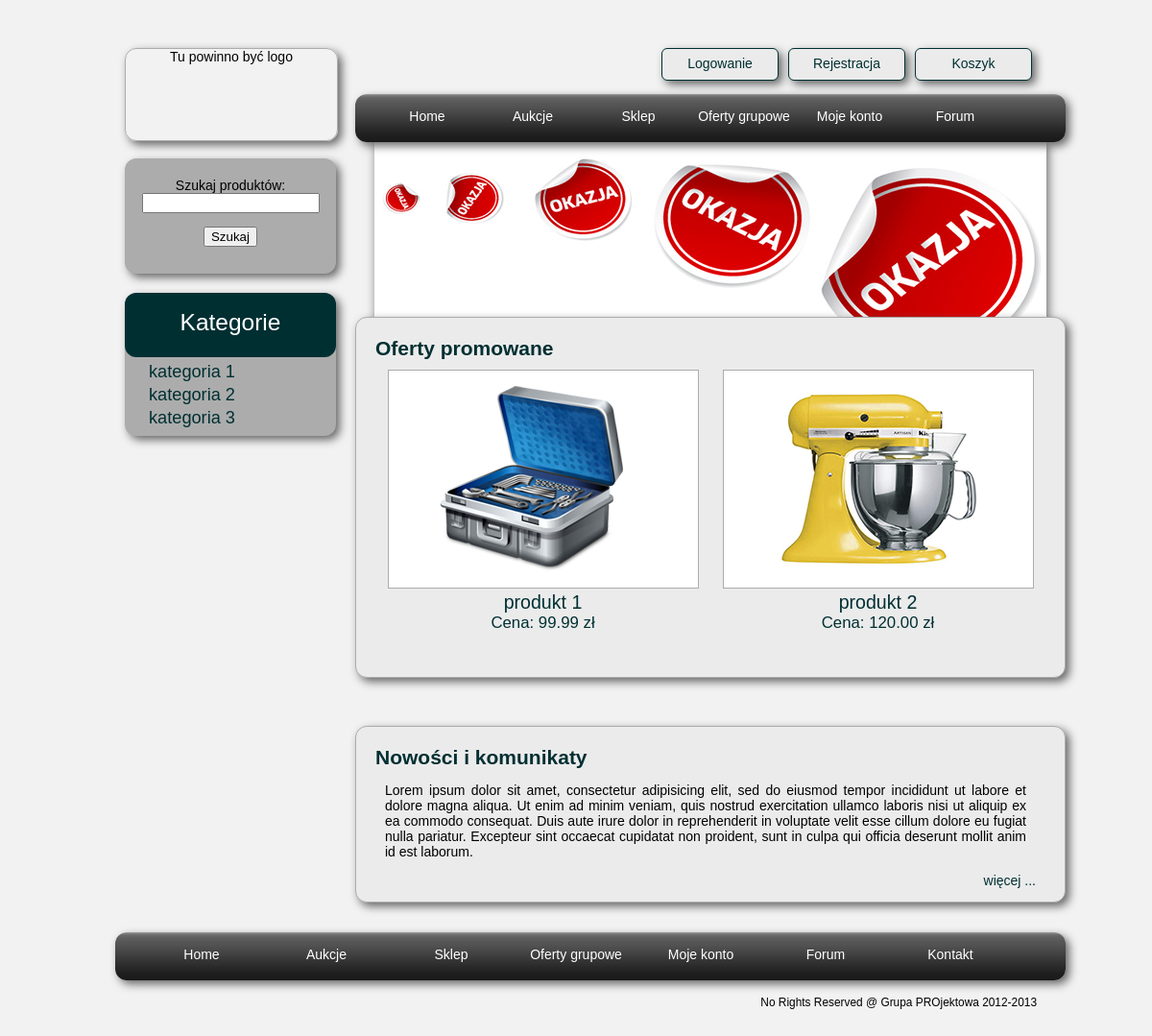
Page /home/ on the earlier database version.
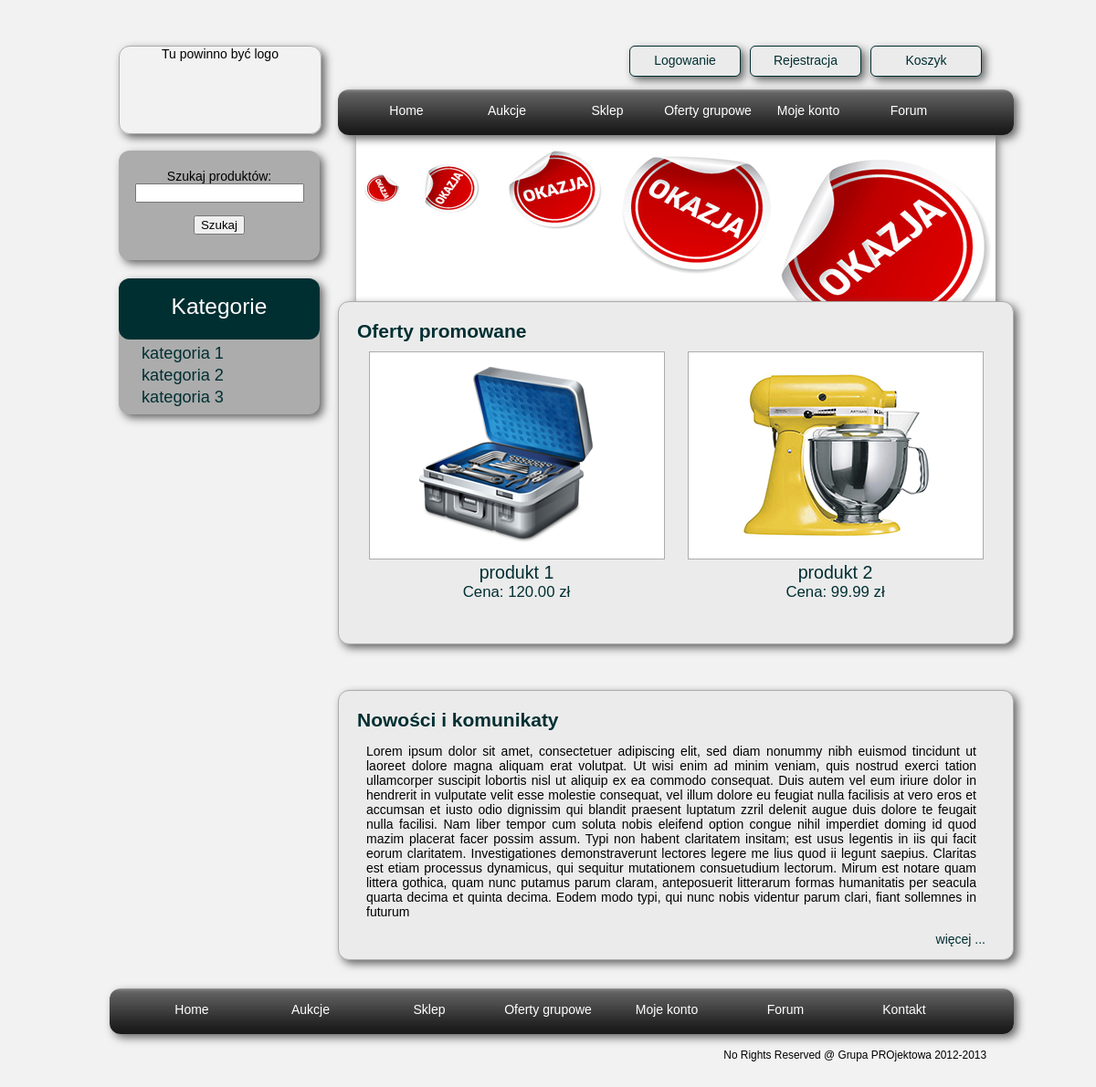
Same page on the later database version.
### eshop/models.py (models this page shows)
class EShopItem(models.Model):
    price = models.DecimalField(max_digits=15,decimal_places=2)
    is_on_sale = models.BooleanField(default=False)
    discount_price = models.DecimalField(max_digits=15,decimal_places=2)
    availiability_status = models.ForeignKey('core.AvailiabilityStatus')
    current_stock = models.IntegerField()
    base = models.OneToOneField(BaseItem)

### base/models.py (models this page shows, shortened)
class BaseItem(models.Model):
    name = models.CharField(max_length=100)
    created_at = models.DateTimeField(auto_now_add=True)
    categories = models.ManyToManyField('core.Category')
    properties = JSONField(blank=True,null=True)
    description = models.TextField()
    thumb = models.ImageField(upload_to=get_path)
    images = models.ManyToManyField('core.Image',blank=True,null=True)
    is_active = models.BooleanField(default=False)

### board/models.py (models this page shows, shortened)
class Message(models.Model):
    topic = models.ForeignKey('Topic',related_name='topic')
    submitted_by = models.ForeignKey('core.ShopUser',blank=True,null=True)
    submission_date = models.DateTimeField()
    content = models.TextField()
    score = models.IntegerField(null=True,blank=True)
    prev_message = models.ForeignKey('Message',related_name='prev',blank=True,null=True)
    next_message = models.ForeignKey('Message',related_name='next',blank=True,null=True)

### core/models.py (models this page shows, shortened)
class Category(models.Model):
    name = models.CharField(max_length=100)
    properties = JSONField(blank=True,null=True)

### core/views.py (the view)
# urls.py: url(r'^home/$','core.views.home_page'),
def home_page(request):
    if request.method == "POST":
        form = SearchForm(request.POST)
    else:
        form = SearchForm()
    categories = Category.objects.all()
    products_query = EShopItem.objects.filter(is_on_sale=True)
    products_query = products_query.filter(current_stock__gte=1)
    products = products_query[:2]
    message_query = Message.objects.filter(topic__board__name="news")
    message_query = message_query.filter(topic__title="main")
    message = message_query.order_by("-id")[0]
    return render_to_response("home.html",{'search_form': form, 'categories': categories,
                                           'promotion_items': products, "message": message},
                              context_instance=RequestContext(request))

### core/forms.py
class SearchForm(forms.Form):
    search = forms.CharField(max_length=100)

### templates/home.html (shortened to what this page needs)
{% extends "eshop_base.html" %}
{% block css %}
<link href="{{ STATIC_PREFIX }}css/eshop_base.css" rel="stylesheet" type="text/css"/>
<link href="{{ STATIC_PREFIX }}css/home.css" rel="stylesheet" type="text/css"/>
{% endblock %}
{% block content %}
<div id='advert_banner'>
  <img src="{{ STATIC_PREFIX }}img/banner.png"/>
</div>
<section id='promotion' class="home_item">
  <div id="promotion_title" class="home_title">
    Oferty promowane
  </div>
  {% for item in promotion_items %}
  <div class='promotion_item'>
    <a href="/sklep/{{ item.id }}"><img src="/mymedia/{{ item.base.thumb }}"/></a>
    <div class="promotion_item_name">
      <a href="/sklep/{{ item.id }}">{{ item.base.name }}</a>
    </div>
    <div class="promotion_item_price">
      Cena: {{ item.discount_price }} zł
    </div>
  </div>
  {% endfor %}
  <div class="empty">&nbsp;</div>
</section>
<section id='message_container' class="home_item">
  <div id='news_title' class="home_title">
    Nowości i komunikaty
  </div>
  <div id='message_wrapper'>
    <div id="message_content">
      <p>{{ message.content }}</p>
    </div>
    <div id="news_link">
      <a href='/news/'>więcej ...</a>
    </div>
  </div>
</section>
{% endblock %}

### templates/eshop_base.html (shortened to what this page needs)
{% extends "base.html" %}
{% block sidebar %}
<div id="search_form" class="side_menu_container">
  <form name='search_form' id='eshop_search_form' method='post' accept-charset="utf-8">
    <div id='search_form_field'>
      <label for='id_search'>Szukaj produktów:</label>
      {{ search_form.search }}
    </div>
    <p id='search_input'>
      <input value='Szukaj' id='eshop_search_input' type='submit'/>
    </p>
  </form>
</div>
<aside id="side_menu" class="side_menu_container">
  <div id='side_menu_title'>
    Kategorie
  </div>
  <nav>
      {% for category in categories %}
      <div class='side_menu_item'>
        <a href='/sklep/{{ category.pk }}/'>{{ category.name }}</a>
      </div>
      {% endfor %}
  </nav>
</aside>
{% endblock %}

### templates/base.html (shortened to what this page needs)
<!DOCTYPE html>
{% load static %}
{% get_static_prefix as STATIC_PREFIX %}
<html xmlns="http://www.w3.org/1999/xhtml" lang="pl">
	<head>
		<link href="{{ STATIC_PREFIX }}css/base.css" rel="stylesheet"/>
		{% block css %} {% endblock %}
	</head>
	<body>
		<div id='main' class='first'>
			<div id='container'>
			  <div id='logo'>Tu powinno być logo</div>
		       <header id="header">
				  <div id='cart_small' class="top_button"><a href="/koszyk/">Koszyk</a></div>
				  <div id='register' class="top_button"><a href="/rejestracja/">Rejestracja</a></div>
				  <div id='login' class="top_button"><a href="/login/">Logowanie</a></div>
				  <div class="empty">&nbsp;</div>
				  <nav>
    				<div id='menubar_top'>
      		          <div class='menu_item_top'>
                        <a href="/home/">Home</a>
                      </div>
                      <div class='menu_item_top'>
                        <a href="/aukcje/">Aukcje</a>
                      </div>
                      <div class='menu_item_top'>
                        <a href="/sklep/">Sklep</a>
                      </div>
                      <div class='menu_item_top'>
                        <a href="/grupowe/">Oferty grupowe</a>
                      </div>
                      <div class='menu_item_top'>
                        <a href="/panel_klienta/">Moje konto</a>
                      </div>
                      <div class='menu_item_top'>
                        <a href="/forum/">Forum</a>
                      </div>
       			   </div>
    			 </nav>
				</header>
				<div class='empty'>&nbsp;</div>
				<div id='content'>
		      <div id='content_container'>
		        {% block content %}{% endblock %}
		      </div>
				</div>
				<div id='sidebar'>
					<div id='sidebar_container'>
						{% block sidebar %}{% endblock %}
					</div>
				</div>
				<div class='empty'>&nbsp;</div>
				<nav>
    				<div id='menubar_bottom'>
    				  <div class='menu_item_bottom'>
    				    <a href="/home/">Home</a>
    				  </div>
    				  <div class='menu_item_bottom'>
                        <a href="/aukcje/">Aukcje</a>
                      </div>
                      <div class='menu_item_bottom'>
                        <a href="/sklep/">Sklep</a>
                      </div>
                      <div class='menu_item_bottom'>
                        <a href="/grupowe/">Oferty grupowe</a>
                      </div>
                      <div class='menu_item_bottom'>
                        <a href="/panel_klienta/">Moje konto</a>
                      </div>
                      <div class='menu_item_bottom'>
                        <a href="/forum/">Forum</a>
                      </div>
                      <div class='menu_item_bottom'>
                        <a href="/kontakt/">Kontakt</a>
                      </div>
    				</div>
    		    </nav>
				<div class="empty">&nbsp;</div>
				<footer>No Rights Reserved @ Grupa PROjektowa 2012-2013</footer>
				<div class="empty">&nbsp;</div>
			</div>
		</div>
	</body>
</html>

### static/css/base.css (style rules this page uses)
.empty { clear:both }
body { background-color:#f2f2f2;text-align:center;margin:0 }
a { color:#fff;text-decoration:none }
#main { position:relative;top:0;left:0;margin:0 auto;width:960px;text-align:left;font-family:Verdana,Geneva,Arial,Helvetica,sans-serif;font-size:14px }
header { top:0;position:relative;height:80px;z-index:1 }
#logo { position:relative;top:50px;width:220px;height:95px;float:left;border-radius:12px;border-style:solid;border-color:#acacac;border-width:1px;text-align:center;margin-left:10px;margin-right:10px;box-shadow:4px 4px 10px #666 }
.top_button { position:relative;top:50px;height:25px;width:120px;float:right;background-color:#ebebeb;text-align:center;border-radius:6px;border-style:solid;border-width:1px;border-color:#002f32;padding-top:7px;margin-left:5px;margin-right:5px;box-shadow:4px 4px 10px #666 }
.top_button a { color:#002f32 }
#menubar_top { position:relative;padding-left:20px;padding-right:20px;width:700px;left:250px;height:50px;top:-15px;background-image:url("/static/img/menu_bg.png");border-radius:12px;box-shadow:4px 4px 10px #666 }
.menu_item_top { float:left;width:110px;padding-top:15px;text-align:center }
#content { position:relative;left:250px;width:700px }
#menubar_bottom { position:relative;padding-left:25px;padding-right:25px;width:940px;height:50px;background-image:url("/static/img/menu_bg.png");border-radius:12px;box-shadow:4px 4px 10px #666 }
footer { float:right;font-size:85%;margin-bottom:20px }
.menu_item_bottom { float:left;width:130px;padding-top:15px;text-align:center }

### static/css/eshop_base.css (style rules this page uses)
.side_menu_container { text-align:center;background-color:#acacac;width:220px;margin-left:10px;margin-right:10px;border-radius:12px;box-shadow:4px 4px 10px #666 }
#side_menu { position:absolute;top:305px;padding-bottom:5px }
#side_menu_title { width:100%;background-color:#002f32;position:relative;top:0;height:50px;color:#fff;padding-top:17px;font-size:175%;border-radius:12px;margin-bottom:5px }
#search_form { position:absolute;padding-top:20px;top:165px;height:100px }
.side_menu_item { text-align:left;padding-left:25px;padding-bottom:3px;font-size:130% }
.side_menu_item a { color:#002f32 }

### static/css/home.css (style rules this page uses)
#content_container { position:relative;top:-15px;width:740px }
#advert_banner { width:740px;position:relative;margin-left:auto;margin-right:auto;text-align:center;z-index:-1 }
#advert_banner img { position:relative;margin-left:auto;margin-right:auto;box-shadow:2px 2px 10px #666 }
#promotion { position:relative;top:-50px }
.promotion_item { float:left;width:329px;padding:10px;text-align:center;color:#002f32 }
.promotion_item a { color:#002f32 }
.promotion_item img { border-style:solid;border-width:1px;border-color:#acacac }
.promotion_item_name { font-size:140% }
.promotion_item_price { font-size:120% }
#message_wrapper { padding-right:10px;padding-bottom:10px }
#message_content { padding-left:10px;padding-right:10px;text-align:justify;text-justify:newspaper }
#news_link { position:relative;float:right;clear:both }
#news_link a { color:#002f32;float:right }
.home_item { background-color:#ebebeb;border-radius:12px;border-style:solid;border-color:#acacac;border-width:1px;box-shadow:4px 4px 10px #666;padding:20px }
.home_title { font-size:150%;font-weight:bold;color:#002f32 }

Differences in the rows shown:
changed EShopItem "produkt 1": discount_price "99.99" → "120.00"
changed EShopItem "produkt 2": discount_price "120.00" → "99.99"
changed Message: content "…ipsum dolor sit amet, consectetur adipisicing elit, sed do eiusmod tempor incididunt ut labore et dolore magna aliqua. Ut enim ad minim veniam, quis nostrud exercitation ullamco laboris nisi ut aliquip ex ea commodo consequat. Duis aute irure dolor in reprehenderit in voluptate velit esse cillum dolore eu fugiat nulla pariatur. Excepteur sint occaecat cupidatat non proident, sunt in culpa qui officia deserunt mollit anim id est laborum." → "…ipsum dolor sit amet, consectetuer adipiscing elit, sed diam nonummy nibh euismod tincidunt ut laoreet dolore magna aliquam erat volutpat. Ut wisi enim ad minim veniam, quis nostrud exerci tation ullamcorper suscipit lobortis nisl ut aliquip ex ea commodo consequat. Duis autem vel eum iriure dolor in hendrerit in vulputate velit esse molestie consequat, vel illum dolore eu feugiat nulla facilisis at vero eros et accumsan et iusto odio dignissim qui blandit praesent luptatum zzril delenit augue duis dolore te feugait nulla facilisi. Nam liber tempor cum soluta nobis eleifend option congue nihil imperdiet doming id quod mazim placerat facer possim assum. Typi non habent claritatem insitam;…"
